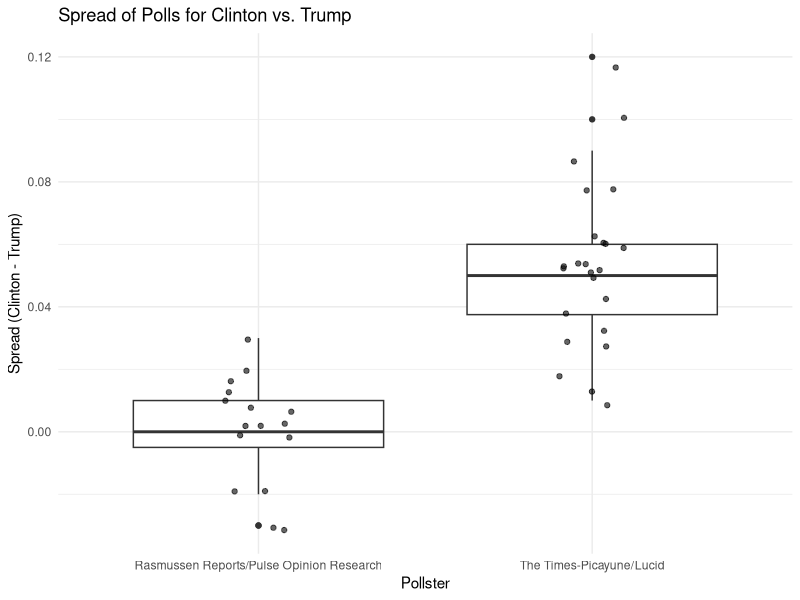

Source code (R):
# Load the libraries and data you need for the following exercises
library(dslabs)
library(dplyr)
library(ggplot2)
data("polls_us_election_2016")

# These lines of code filter for the polls we want and calculate the spreads
polls <- polls_us_election_2016 %>% 
  filter(pollster %in% c("Rasmussen Reports/Pulse Opinion Research","The Times-Picayune/Lucid") &
           enddate >= "2016-10-15" &
           state == "U.S.") %>% 
  mutate(spread = rawpoll_clinton/100 - rawpoll_trump/100) 

# Make a boxplot with points of the spread for each pollster
ggplot(polls, aes(x = pollster, y = spread)) +
  geom_boxplot() +
  geom_point(position = position_jitter(width = 0.1), alpha = 0.6) +
  labs(
    title = "Spread of Polls for Clinton vs. Trump",
    x = "Pollster",
    y = "Spread (Clinton - Trump)"
  ) +
  theme_minimal()
